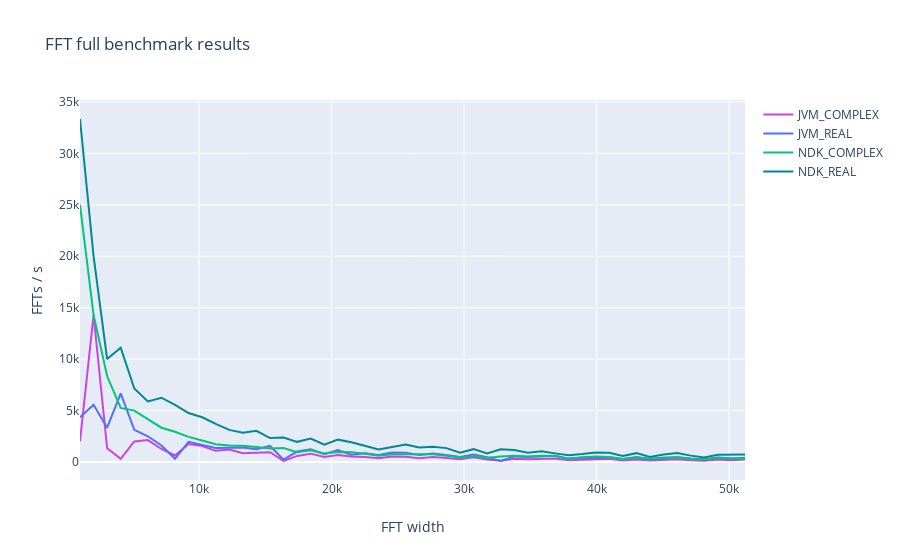

The notebook cell saved with this chart:
### Markdown cell above
# FFT

JVM version uses [JTransforms](https://github.com/wendykierp/JTransforms) library.
NDK version uses [FFTW](http://www.fftw.org/) library.

### Code cell
iplot({
    'data': [
        go.Scatter(**dict(
            x = fft.T.index,
            y = fft.T[env],
            mode = 'lines', # markers
            name = env.upper(),
            marker_color = colors[env]
        )) for env in ['jvm_complex', 'jvm_real', 'ndk_complex', 'ndk_real']
    ],
    'layout': go.Layout(title='FFT full benchmark results', xaxis=dict(title='FFT width'), yaxis=dict(title='FFTs / s'))
})
